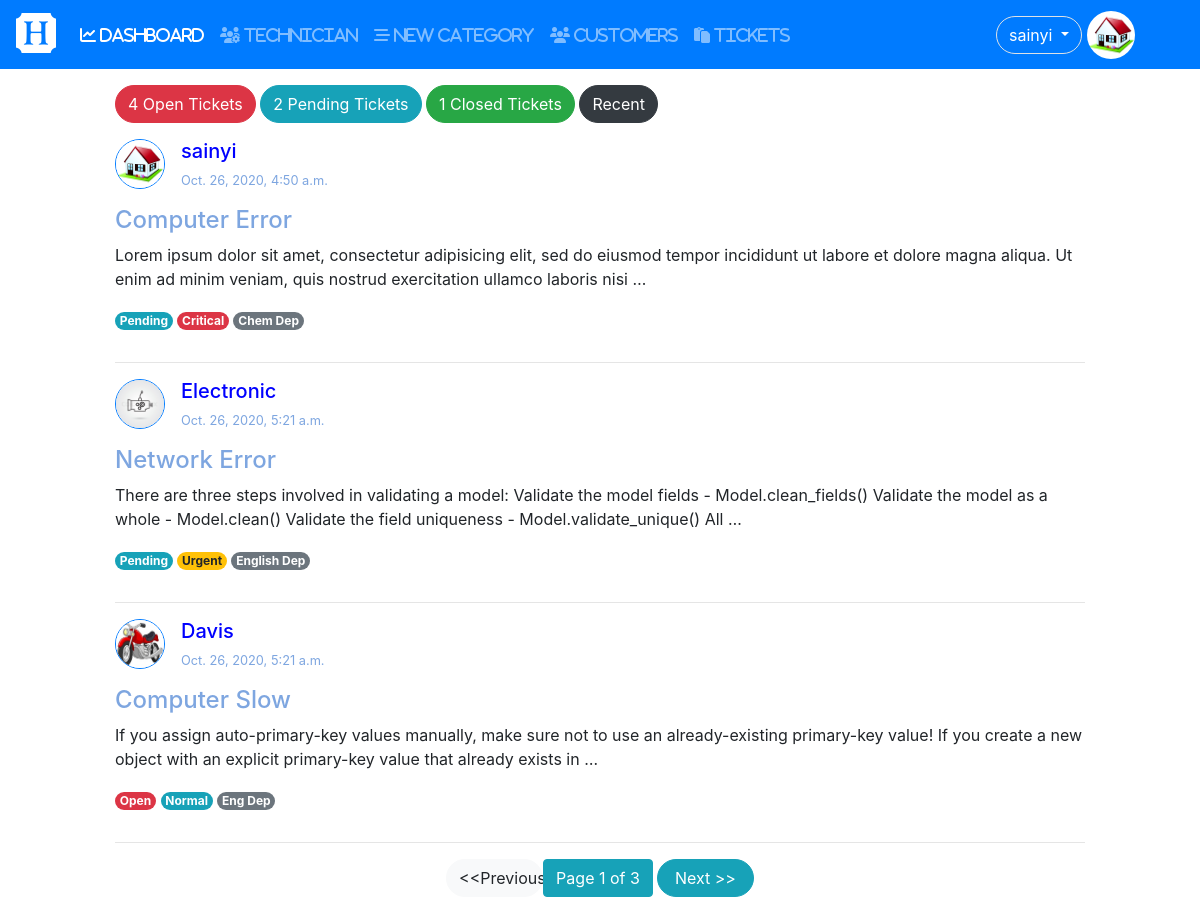
The app's page / (signed in), older data.
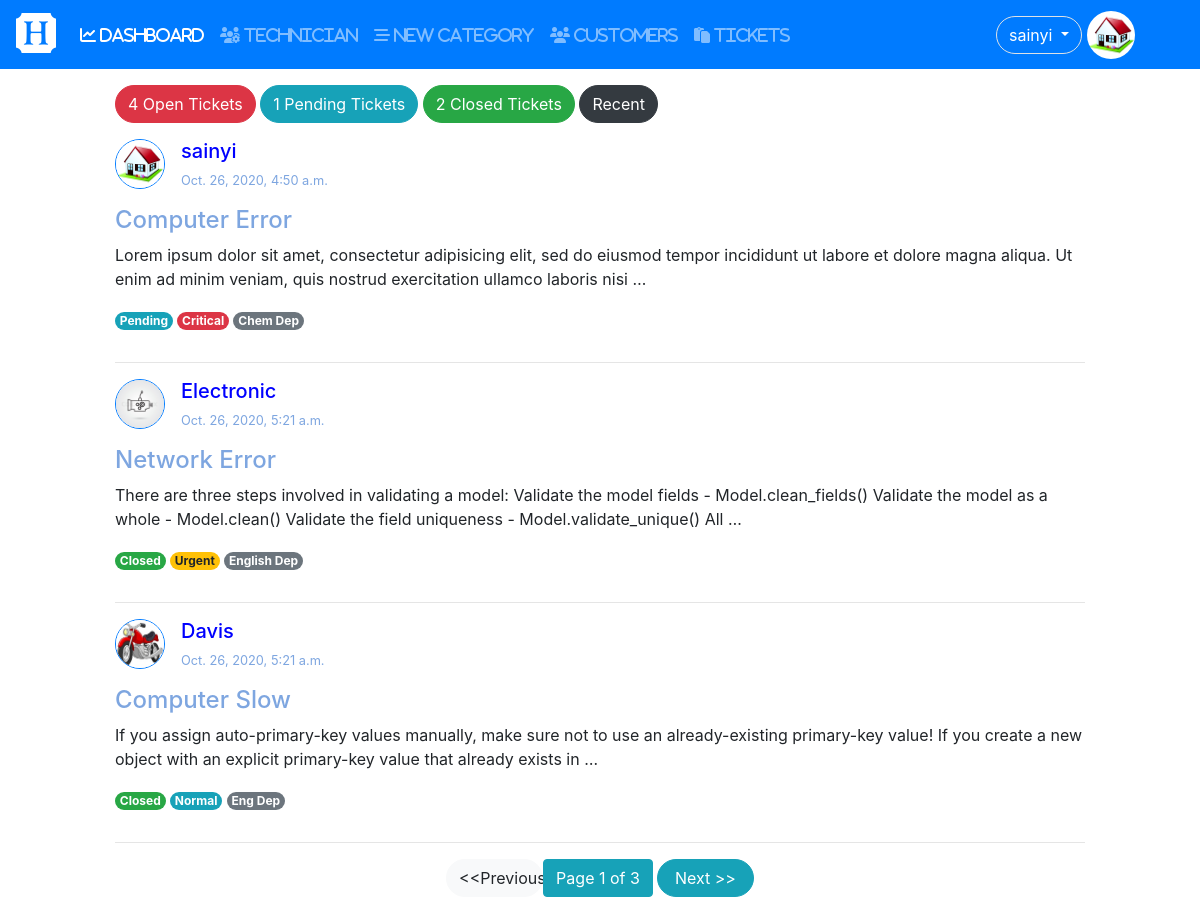
The same page, newer data.
### tickets/models.py (models this page shows, shortened)
class Tickets(models.Model):
	user = models.ForeignKey(User,on_delete=models.CASCADE);
	category = models.ForeignKey(Category,on_delete=models.CASCADE,blank=True,null=True);
	name = models.CharField(max_length = 200);
	subject = models.CharField(max_length = 300);
	description = models.TextField();
	attachment = models.FileField(upload_to = "tickets/files/",null=True,blank=True);
	STATUS_CHOICES = (
						('Open','open'), # (Key,value)
						('Pending','pending'),
						('Closed','closed')
					 );
	SET_PRIORITY = (
					('critical','Critical'),
					('urgent','Urgent'),
					('normal','Normal'),
					('not_important','Not Important'),
				   );
	status = models.CharField(max_length=100,choices=STATUS_CHOICES,default='Open');
	priority = models.CharField(max_length=100,choices= SET_PRIORITY,default = 'not_important');
	created = models.DateTimeField(auto_now =True);
	updated = models.DateTimeField(auto_now_add = True);

### user/models.py (models this page shows, shortened)
class Profile(models.Model):#User
	user = models.OneToOneField(settings.AUTH_USER_MODEL,on_delete=models.CASCADE);
	photo = models.ImageField(null=True,blank=True,default='default.jpg');
	birthday = models.DateField(null=True,blank=True);
	phone = models.CharField(max_length=20,null=True,blank=True);
	address = models.TextField(null=True,blank=True);
	GENDER = (
				('other','Other'), # (Key,value)
				('male','Male'),
				('female','Female')
			);
	gender = models.CharField(max_length=100,choices = GENDER,default='other');

### tickets/views.py (the view)
# urls.py: path('',views.dashboard,name='dashboard'),
@login_required
def dashboard(request):
	open=0;closed =0;pending = 0;
	if request.user.is_superuser or request.user.is_staff:
		tickets = Tickets.objects.all();
	else:
		tickets = Tickets.objects.filter(user=request.user);
	for ticket in tickets:
		if ticket.status == 'Open':
			open = open + 1;
		elif ticket.status == 'Closed':
			closed = closed + 1;
		elif ticket.status == 'Pending':
			pending = pending +1;
	print('open:::',open);
	print('closed:::',closed);
	print('pending:::',pending);
	page_obj,tickets = paginated(request,tickets,3);
	return render(request,'user/dashboard.html',{'tickets':tickets,
												 'open':open,
												 'closed':closed,
												 'pending':pending,
												 'page_obj':page_obj,
												 'dashboard':'active',
												});

### tickets/views.py (called while the page is built)
def paginated(request,objects,number):
	paginator = Paginator(objects,number);
	try:
		page = request.GET.get('page'); # page no variable
		page_obj =paginator.get_page(page);
		objects = paginator.page(page);
	except PageNotAnInteger:
		page_obj = paginator.get_page(1);
		objects = paginator.page(1);
	return page_obj,objects;

### user/templates/user/dashboard.html (shortened to what this page needs)
{% extends 'user/base.html' %}
{% block content %}
{% if user.is_superuser %}
{% include 'tickets/admin_dashboard.html' %}
{% elif user.is_staff %}
{% include 'tickets/technician_dashboard.html' %}
{% else %}
{% include 'tickets/customer_dashboard.html' %}
{% endif %}
{% endblock %}

### tickets/templates/tickets/tickets_list.html
<div class="mt-3">
{% for ticket in tickets %}
	<div style="
		display: inline-flex;
	"
	>
		<div>
			<img src="{{ticket.user.profile.photo.url}}" alt="profile"
			width="50" height="50"
			class="border border-primary rounded-circle mr-3"
			>
		</div>
		<div>
			<h5 style="color: blue;">{{ticket.user.username}}</h5>
			<p style="font-size: 0.8em;color: #7EA6E0;">{{ticket.updated}}</p>
		</div>
	</div>
	<a href="{% url 'ticket-detail' id=ticket.id %}"><h4 style="color: #7EA6E0">{{ticket.subject}}</h4></a>
	<p>{{ticket.description|truncatewords:30 }}</p>
	{% if ticket.status == 'Open' %}
		<div class="badge badge-danger rounded-pill">Open</div>
		{% include 'tickets/priority.html' %}
		<p class="badge badge-secondary rounded-pill">{{ticket.name}}</p>
	{% elif ticket.status == 'Pending' %}
		<div  class="badge badge-info rounded-pill">Pending</div>
		{% include 'tickets/priority.html' %}
		<p class="badge badge-secondary rounded-pill">{{ticket.name}}</p>
	{% else %}
		<div  class="badge badge-success rounded-pill">Closed</div>
		{% include 'tickets/priority.html' %}
		<p class="badge badge-secondary rounded-pill">{{ticket.name}}</p>
	{% endif %}
	<hr>
{% endfor %}
</div>

### tickets/templates/tickets/priority.html
	{% if ticket.priority == 'critical' %}
		<div class="badge badge-danger rounded-pill">Critical</div>
	{% elif ticket.priority == 'urgent' %}
		<div class="badge badge-warning rounded-pill">Urgent</div>
	{% elif ticket.priority == 'normal'  %}
		<div class="badge badge-info rounded-pill"> Normal</div>
	{% else %}
		<div class="badge badge-success rounded-pill">Not Important</div>
	{% endif %}

Row changes from the older to the newer data that the page shows:
changed Tickets "Network Error": status "Pending" → "Closed"
changed Tickets "Computer Slow": status "Open" → "Closed"
Text that changed along with them:
{{ pending }}: "2" → "1"
{{ closed }}: "1" → "2"
